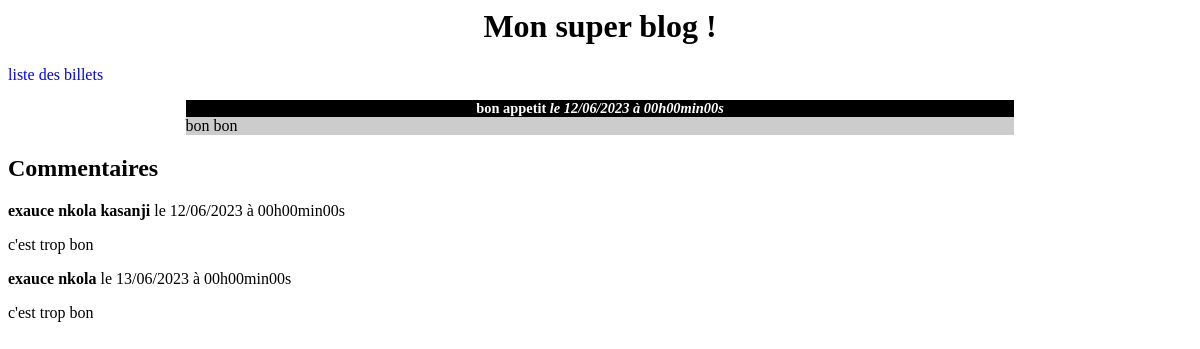
Page /blog/commentaire.php?billet=25 on the committed database.
### tables this page shows
CREATE TABLE IF NOT EXISTS `billets` (
  `id` int(11) NOT NULL,
  `titre` varchar(255) NOT NULL,
  `contenu` text NOT NULL,
  `date_creation` date NOT NULL,
  PRIMARY KEY (`id`)
);

CREATE TABLE IF NOT EXISTS `commentaires` (
  `id` int(255) NOT NULL,
  `id_billet` int(255) NOT NULL,
  `auteur` varchar(255) NOT NULL,
  `commentaire` text NOT NULL,
  `date_commentaire` date NOT NULL,
  PRIMARY KEY (`id`)
);

### blog/commentaire.php (the view, shortened to what this page needs)
<!DOCTYPE ">
<html >
    <head>
    <link href="style.css" rel="stylesheet" type="text/css" />
    </head>
    <body>
        <h1>Mon super blog !</h1>
        <p><a href="index.php">liste des billets</a></p>
<?php
try
{
    $bdd = new PDO('mysql:host=localhost;dbname=blog', 'root', '');
}
catch(Exception $e)
{
        die('Erreur : '.$e->getMessage());
}
$req = $bdd->prepare('SELECT id, titre, contenu, DATE_FORMAT(date_creation, \'%d/%m/%Y à %Hh%imin%ss\') AS date_creation_fr FROM billets WHERE id = ?');
$req->execute(array($_GET['billet']));
$donnees = $req->fetch();
?>
<div class="news">
    <h3>
        <?php echo htmlspecialchars($donnees['titre']); ?>
        <em>le <?php echo $donnees['date_creation_fr']; ?></em>
    </h3>
    <p>
    <?php
    echo nl2br(htmlspecialchars($donnees['contenu']));
    ?>
    </p>
</div>
<h2>Commentaires</h2>
<?php
$req = $bdd->prepare('SELECT auteur, commentaire, DATE_FORMAT(date_commentaire, \'%d/%m/%Y à %Hh%imin%ss\') AS date_commentaire_fr FROM commentaires WHERE id_billet = ? ORDER BY date_commentaire');
$req->execute(array($_GET['billet']));
while ($donnees = $req->fetch())
{
?>
<p><strong><?php echo htmlspecialchars($donnees['auteur']); ?></strong> le <?php echo $donnees['date_commentaire_fr']; ?></p>
<p><?php echo nl2br(htmlspecialchars($donnees['commentaire'])); ?></p>
<?php
}
?>
</body>
</html>

### blog/style.css (style rules this page uses)
h1, h3 { text-align:center; }
h3 { background-color:black; color:white; font-size:0.9em; margin-bottom:0px; }
.news p { background-color:#CCCCCC; margin-top:0px; }
.news { width:70%; margin:auto; }
a { text-decoration: none; color: blue; }

### rows in the picture
billets: titre "bon appetit", contenu "bon bon"
commentaires: auteur "exauce nkola kasanji", date_commentaire_fr "12/06/2023 à 00h00min00s", commentaire "c'est trop bon"
commentaires: auteur "exauce nkola", date_commentaire_fr "13/06/2023 à 00h00min00s", commentaire "c'est trop bon"

### other values in the picture
$donnees['date_creation_fr'] "12/06/2023 à 00h00min00s"
